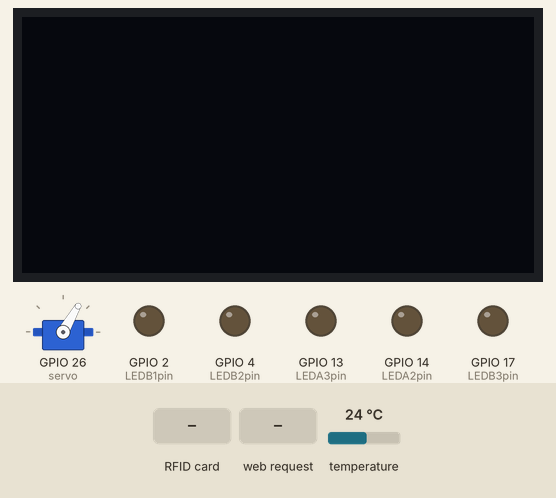
This program was run on a simulated ESP32. Shown: servo, 128×64 one-colour display, output pins drawn as LEDs (lit = HIGH). Inputs (shaded band) come from the test bench; at power-on: temperature 24 °C. WiFi joins after 1.5 s; servers stay silent unless stated; what the program prints to the serial monitor is not drawn.

Above: at 2.7 s.
2.8 s: RFID card AB 54 0D 41 held to the reader
At 3.8 s:
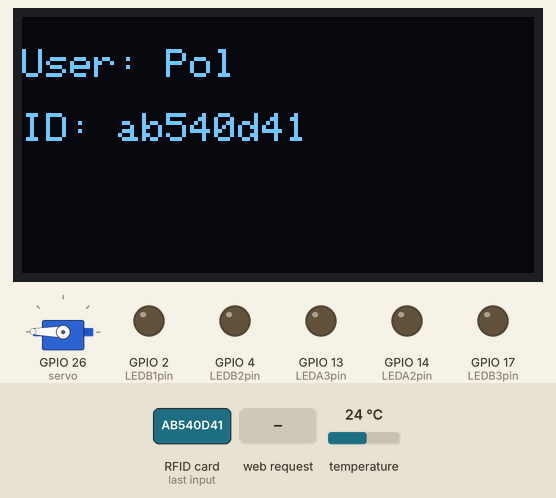
4.3 s: RFID card 11 22 33 44 55 held to the reader
At 4.7 s:
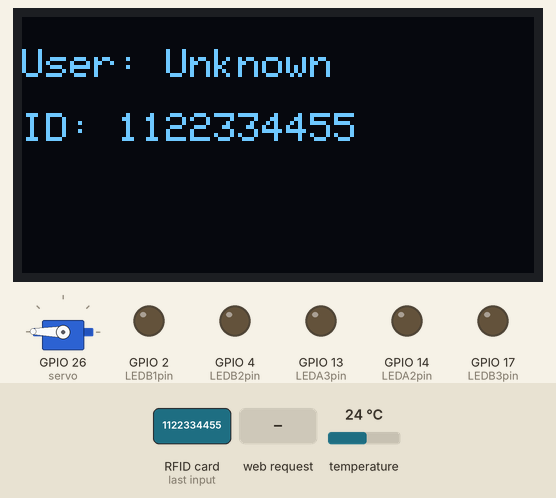
5.8 s: RFID card 5E 7A 19 C4 held to the reader
At 6.8 s:
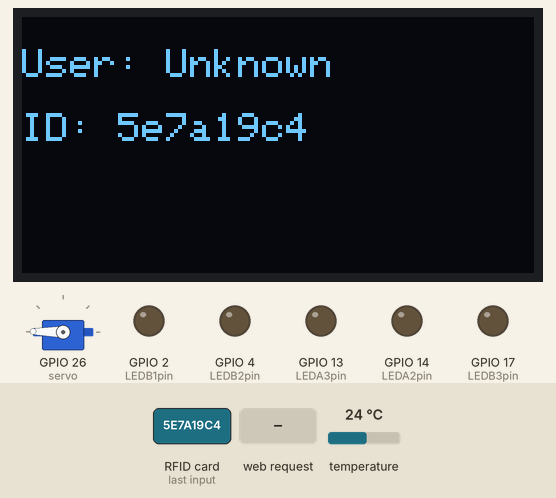
7.3 s: HTTP request GET /LedSectorAon received
At 7.6 s:
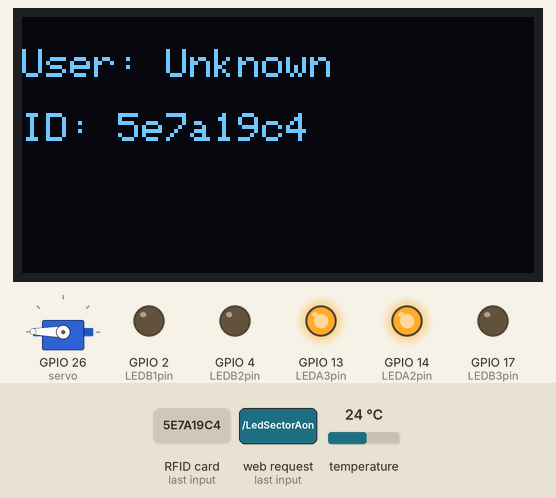
8.8 s: HTTP request GET /LedSectorBon received
At 9.3 s:
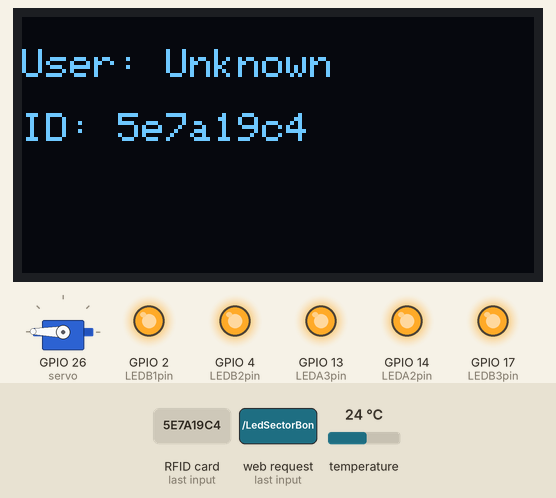
10.3 s: HTTP request GET /LedSectorAoff received
At 11.3 s:
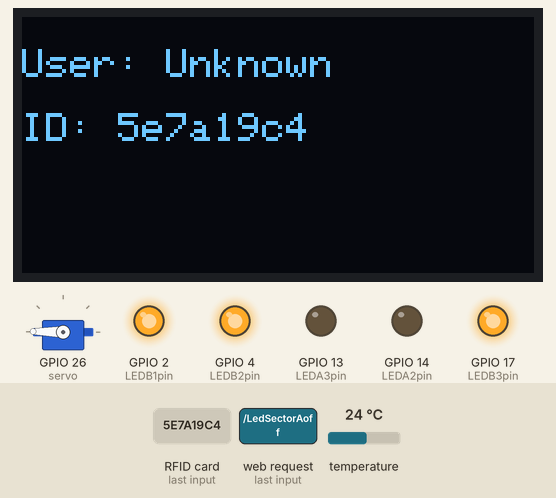
Timing chart, 0 to 12.8 s (numbered marks = the images above; inputs shaded):
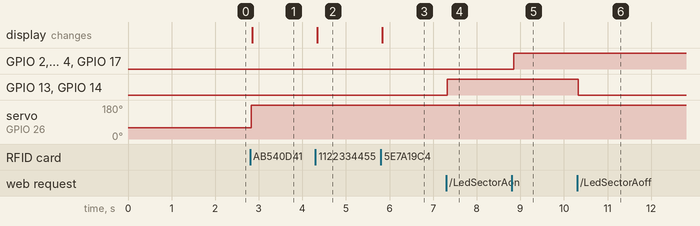

The program:

main.cpp
```cpp
/*
* Servidor web con ESP32
* Librerias necesarias para conectarnos a un entorno Wifi y poder configurar
* un servidor WEB
*/
#include <WiFi.h>
#include <WebServer.h>
#include <SPI.h>
#include <MFRC522.h>
#include <Wire.h>
#include <Adafruit_GFX.h>
#include <Adafruit_SSD1306.h>
#include <Adafruit_Sensor.h>
#include <Adafruit_BMP280.h>
#include <Servo.h>

/*
* Motor Servo SG90
*/
Servo servo;
int angle = 60;
bool EstadoPuerta = LOW;


/*
* Sensor BMP280
*/
Adafruit_BMP280 bmp280;
float temperatura;

/*
* Display
*/

#define SCREEN_WIDTH 128 // OLED display width, in pixels
#define SCREEN_HEIGHT 64 // OLED display height, in pixels
// Declaration for an SSD1306 display connected to I2C (SDA, SCL pins)
Adafruit_SSD1306 display(SCREEN_WIDTH, SCREEN_HEIGHT, &Wire, -1);


/*
  Pins para el lector RFID
*/
#define RST_PIN	27    //Pin 26 para el reset del RC522
#define SS_PIN	5   //Pin 5 para el SS (SDA) del RC522
MFRC522 mfrc522(SS_PIN, RST_PIN); //Creamos el objeto para el RC522
String targeta;


/* Añade tu SSID & Clave para acceder a tu Wifi */
const char* ssid = "TEST";  // Tu SSID
const char* password = "1122334455";  //Tu Clave

/*
    Declaramos un objeto de la libreria WebServer para poder acceder a sus funciones
    Y como parametro 80, que es el puerto estandar de todos los servicios WEB HTTP
*/
WebServer server(80);

/*
   Declaramos el estado inicial de los LEDs del ESP32
*/
bool LedSectorAStat = LOW;
uint8_t LEDA2pin = 14;
bool LEDA2Estado = LOW;
uint8_t LEDA3pin = 13;
bool LEDA3Estado = LOW;


bool LedSectorBStat = LOW;
uint8_t LEDB1pin = 2;
bool LEDB1Estado = LOW;
uint8_t LEDB2pin = 4;
bool LEDB2Estado = LOW;
uint8_t LEDB3pin = 17;
bool LEDB3Estado = LOW;

/*
   Aqui esta definido todo el HTML y el CSS del servidor WEB con ESP32
*/
String SendHTML(uint8_t LedSectorAStat, uint8_t LedSectorBStat, String targeta, float temperatura, uint8_t EstadoPuerta) {
  // Cabecera de todas las paginas WEB
  String ptr = "<!DOCTYPE html> <html>\n";

  // <meta> viewport. Para que la pagina se vea correctamente en cualquier dispositivo
  ptr += "<head><meta name=\"viewport\" content=\"width=device-width, initial-scale=1.0, user-scalable=no\">\n";
  ptr += "<title>Control LED</title>\n";

/*
 * El estilo de la pagina WEB, tipo de letra, tamaño, colores,
 * El estilos de los botones (las clases en CSS) y la definicion de como van a cambiar dependiendo de como
 * cambien los estado de los LEDs, color fondo etc
 */
  ptr += "<style>html { font-family: Helvetica; display: inline-block; margin: 0px auto;}\n";
  ptr += "body{margin-top: 50px;} h1 {color: #444444;margin: 50px auto 30px;} h3 {color: #444444;margin-bottom: 50px;}\n";
  ptr += "div#left{float: left; margin-left: 200px;}\n";
  ptr += "div#leftl{width: 300px; float: left; margin-left: 75px; margin-top: 20px;}\n";
  ptr += "div#right{float: right; margin-right: 200px;}\n";
  ptr += "div#rightr{width: 300px; float: right; margin-right: 75px; margin-top: 20px;}\n";
  ptr += "div#continuacio{clear: both;}\n";
  ptr += ".button {width: 50px;text-align: center;background-color: #3498db;border: none;color: white;padding: 13px 30px;text-decoration: none;font-size: 18px;cursor: pointer;margin: 0px auto 20px;border-radius: 4px;transition-duration: 0.4s;}\n";
  ptr += ".button-on {background-color: #3498db;}\n";
  ptr += ".button-on:active {background-color: #2980b9;}\n";
  ptr += ".button-off {background-color: #34495e;}\n";
  ptr += ".button-off:active {background-color: #2c3e50;}\n";
  ptr += "h1{text-align: center;}\n";
  ptr += "h3{text-align: center;}\n";
  ptr += "h5{font-size: 14px;color: #888;}\n";
  ptr += "h4{font-size: 16px; color #888; margin: 5px;}\n";
  ptr += "fieldset{text-align:center; color: black; border: solid 2px black;}\n";
  ptr += "p{float: left; margin-left: 50px; margin-right: 85px}\n";
  ptr += "</style>\n";
  ptr += "</head>\n";
  ptr += "<body>\n";
  /*
   * Encabezados de la pagina
   */
  ptr += "<div id=\"header\">\n";
  ptr += "<h1 align=\"center\">CASA</h1>\n";
  ptr += "<p><img src='https://lh3.googleusercontent.com/pw/AJFCJaVRWDJ4j-uNPBZANBcSTnUMzGjy8XL_0FHzj2-MYRR84BwW8pwHITB4-7dNBoj447y7HJxkfEmZ4VCqEKb2bVHnsCc-FmXq3ihvwbLNWfplw9CtzA7vA-yp488In4wueKANCu_QaOPMhVJD_gxhE32g_GUgauTaUWOm0WAPWvLAP4iTnlLtjyF_4cH7PL8yyIloDnl6i8ZeFvLiEkCDU35OyjZZCtE1w3x47E14ETa_MOkPL9m--G6SjAok-lglPFc6Fxujw3qa1h-l60hTEWR-qKg_bIVZSud2_rilvHfVga_nGS9UI2JmSItL2JyHfpedtFbNZ7vYhPzYB54ODQKfjCG9_GBm7G1yrPO7ybw1hDWwgTIxYCAExBdif1ImiOb8D_w-4Ojs0dPB6eEVcLvaM6MoTRM43tasLwnc_kIdQAM4r9fAd16PTDXE5pZgA-HOtmnY3TRdfNJoQzoCIKmJAarTb0lCUwqgjrixBAGtuWBC7KOp-EX3dxSClI914Ju984z9a4cwXTOVRQIwHdLElkNTInW222f7mpBgbTkSmQBsfcxP-jaYxc1zUDZC-zu3P8h4UoDyFTB6WYR4jBm2ifWJAYl_ST1ya3Fd6ksfWpuJJXt3eW0nfzkDun8eSFm3MN37qZhRHyLJirS0PzHHrm5Vndcq70tg-hlQhQOnroL5F3KftlcEVMaonnyPkpJWpqEFwFuOKhVP66UkgV79MQ3h94ihZ7oPcBIlbsoMtb-haJ9wkGCK5JDZtfwumrduqQWbY18xXfHeViTIhOFg0jiDg1-GsFdQj_aaFNWS_dBx09EPKaAyBegGFE44xzDFxxn_QgeRD3J3R8M2ZyqbUDYMUetiJ8CsjxMk5rPTxHg8coroB5b7mpBCVFYvGvK0pHDOlVQ_=w1621-h933-s-no?authuser=0' width=\"600\" height=\"300\"></p>\n";
  ptr += "<p><img src='https://lh3.googleusercontent.com/pw/AJFCJaXsi81TvsGtEWy91GqAYGXRzy7nhLSrEDwMfvfo2EfViuPNYj07y47e9fD5hOp2I09Xgywa6hnO4c1IUopY26w2-hSUFWVOmw_cW8WXm2WDnKVj5O_1-S0j0fRGZ15HYrGPFHu_lDf3Ow_qo1eJsJMaXdlwoOEkhPC3olpL013VmonB0qt0Ar8EsEmTMRbKVexJq4ZhmorziIV2eBxwWNCUeZ0OL1yeQQ6gyjYzj6GAbeGk_EyDFQ0dbPQ8cxkRhtGOlXHGEbTyZRte7iyVgp_uhElaynu9mkAsSLS_q8TKawCpIiofswkhu6CMc8HXkzTOpqaOU1z6PRBnMms5N7aeSKMv2YPtL_tL6QaR_5vlAyNJS1IbdHAMfnloYHi4NLdy83vFPO6uKZt-x7TZhYU5af4-FlMz6dx7xnu535Mqw9zTTfMQEpnc_scIT2SAsB3y60hHZP7L9nij1vRU0ECnpsaj9i1qcNa8NZD0VGR_iXiiqpXkVqfQ_sKyO_EgDJsf9IIiVAr9EENotx5fjM7wvFwWZkl4pEWo0F2NuZvcYMkm2kNBNAfsABxeGH3cJ7u2034-Hs7YmRbGgJJjLFI3FNugtAPh7v5E2oMKK53Lk8ypULKPoXApM2awIZr6-gY7KTzyCVkL6F3J_P4D-uCJjpwBM3hFKEBVnF9aAUoEDbit1wGFMEDHncY4t1DLCaH_Q4h_-YgOMNp48rh5t9m8pFyE5blKJ-Hqr1e-vhWIVoiX8co-aEtQyx7dCkKpXyde2pfbwA9d73UKzWsT165RbkCTY-b-2PCWUihWQTekXzGpDwHAcjYqUpXscymnysugwFC8febkE6l3JdDvTYYjnRq9M81B6IYY5STR2FkrhJurOBrhS4lOrGgxhoAOEcbEbr_7emGz=w1918-h933-s-no?authuser=0' width=\"600\" height=\"300\"></p>\n";
  ptr += "</div>\n";
/*
 * Aqui esta la inteligencia del servidor WEB con ESP32, dependiento de los parametros de la funcion SendHTML
 * modificara la vista de la pagina WEB,  llamaran a las clases "button-on y button-off" que cambian como
 * se muestran los datos en la pagina WEB
 */
if (targeta == "ab540d41")
{
  ptr += "<fieldset><fieldset><h4>Luces</h4></fieldset>\n";

  ptr += "<div id=\"left\">\n";
  ptr += "<h5>Led's Sector A</h5>\n";
  if (LedSectorAStat)
  {
    ptr += "<a class=\"button button-on\" href=\"/LedSectorAoff\">ON</a>";
  }
  else
  {
    ptr += "<a class=\"button button-off\" href=\"/LedSectorAon\">OFF</a>";
  }
  ptr += "</div>\n";

  ptr += "<div id=\"right\">\n";
  ptr += "<h5>Led's Sector B</h5>\n";
  if (LedSectorBStat)
  {
    ptr += "<a class=\"button button-on\" href=\"/LedSectorBoff\">ON</a>";
  }
  else
  {
    ptr += "<a class=\"button button-off\" href=\"/LedSectorBon\">OFF</a>";
  }
  ptr += "</div>\n";
  ptr += "</fieldset>\n";

  ptr += "<div id=\"leftl\">";
  ptr += "<fieldset><h4>Temperatura</h4></fieldset>\n";
  ptr += "<div id=\"leftl\">";
  ptr += "<a class=\"button button\" href=\"/Temp\">";
  ptr += temperatura;
  ptr += " C</a></div>\n";
  ptr += "</div>\n";

  ptr += "<div id=\"rightr\">\n";
  ptr += "<fieldset><h4>Puerta</h4></fieldset>\n";
  ptr += "<div id=\"leftl\">\n";
  if(EstadoPuerta)
  {
    ptr += "<a class=\"button button-on\" href=\"PuertaOff\">Abierta</a>";
  }
  else
  {
    ptr += "<a class=\"button button-off\" href=\"PuertaOn\">Cerrada</a>";
  }
  ptr +="</div>\n";

}
else
{
  ptr += "<fieldset><h4>Targeta no reconeguda</fieldset>";
}
  ptr += "</body>\n";
  ptr += "</html>\n";
  return ptr;
}


/*
   Todos las siguientes funciones ejecutan tres tareas:
   1 Cambian de estado las variables  de los LED
   2 Muestran por el monitor Serial de Arduino IDE, informacion relevante al estado de los LED
   3 Actualizan la vista de la pagina del servidor WEB con ESP32, envia al navegador un codigo 200 indican el exito
   de la conexion y llama a otra funcion SendHTML con dos parametros que modificaran la pagina
   del servidor WEB con Arduino.
*/

void handle_PuertaOn() {
  EstadoPuerta = HIGH;
  server.send(200, "text/html", SendHTML(LedSectorAStat, LedSectorBStat, targeta, temperatura, true)); // 3
}

void handle_PuertaOff() {
  EstadoPuerta = LOW;
  server.send(200, "text/html", SendHTML(LedSectorAStat, LedSectorBStat, targeta, temperatura, false)); // 3
}

void handle_Temp(){
  if(bmp280.takeForcedMeasurement()){
    temperatura=bmp280.readTemperature();
  }
  server.send(200, "text/html", SendHTML(LedSectorAStat, LedSectorBStat, targeta, temperatura, EstadoPuerta)); // 3
}

void handle_OnConnect() {
  LEDA2Estado = LOW; // 1
  LEDA3Estado = LOW;
  LEDB1Estado = LOW;
  LEDB2Estado = LOW;
  LEDB3Estado = LOW;
  LedSectorAStat = LOW;
  LedSectorBStat = LOW;
  if(bmp280.takeForcedMeasurement()){
    temperatura = bmp280.readTemperature();
  }
  server.send(200, "text/html", SendHTML(LedSectorAStat, LedSectorBStat, targeta, temperatura, EstadoPuerta)); // 3
}

void handle_LedSectorAon() {
  LEDA2Estado = HIGH; // 1
  LEDA3Estado = HIGH;
  LedSectorAStat = HIGH;
  if(bmp280.takeForcedMeasurement()){
    temperatura = bmp280.readTemperature();
  }
  server.send(200, "text/html", SendHTML(true, LedSectorBStat, targeta, temperatura, EstadoPuerta)); //3
}

void handle_LedSectorAoff() {
  LEDA2Estado = LOW; // 1
  LEDA3Estado = LOW;
  LedSectorAStat = LOW;
  if(bmp280.takeForcedMeasurement()){
    temperatura = bmp280.readTemperature();
  }
  server.send(200, "text/html", SendHTML(false, LedSectorBStat, targeta, temperatura, EstadoPuerta));
}

void handle_LedSectorBon() {
  LEDB1Estado = HIGH;
  LEDB2Estado = HIGH;
  LEDB3Estado = HIGH;
  LedSectorBStat = HIGH;
  if(bmp280.takeForcedMeasurement()){
    temperatura = bmp280.readTemperature();
  }
  server.send(200, "text/html", SendHTML(LedSectorAStat, true, targeta, temperatura, EstadoPuerta));
}

void handle_LedSectorBoff() {
  LEDB1Estado = LOW;
  LEDB2Estado = LOW;
  LEDB3Estado = LOW;
  LedSectorBStat = LOW;
  if(bmp280.takeForcedMeasurement()){
    temperatura = bmp280.readTemperature();
  }
  server.send(200, "text/html", SendHTML(LedSectorAStat, false, targeta, temperatura, EstadoPuerta));
}

void handle_NotFound() {
  server.send(404, "text/plain", "La pagina no existe");
}

void setup() {
  /*
   * Declaracion de la velocidad de comunicacion entre Arduino IDE y ESP32
   * Configura el comportamiento de los pines
   */
  Serial.begin(115200);
  pinMode(LEDA2pin, OUTPUT);
  pinMode(LEDA3pin, OUTPUT);
  pinMode(LEDB1pin, OUTPUT);
  pinMode(LEDB2pin, OUTPUT);
  pinMode(LEDB3pin, OUTPUT);
/*
* BUS SPI del RFID
*/
  SPI.begin();
  mfrc522.PCD_Init();

/*
* Configuracio Motor Porta
*/
servo.attach(26);
servo.write(angle);


/*
* Configuracion del Display
*/
if(!display.begin(SSD1306_SWITCHCAPVCC, 0x3C)) { // Address 0x3D for 128x64
    Serial.println(F("SSD1306 allocation failed"));
    for(;;);
  }
  display.clearDisplay();

/*
* configuracio BMP280
*/
if (!bmp280.begin(0x76,0x58)) {
Serial.println("Could not find a valid BMP280 sensor, check wiring!");
while (1);
}
bmp280.setSampling(Adafruit_BMP280::MODE_FORCED,     // Operating Mode.
                   Adafruit_BMP280::SAMPLING_X2,     // Temp. oversampling
                   Adafruit_BMP280::SAMPLING_X16,    // Pressure oversampling
                   Adafruit_BMP280::FILTER_X16,      // Filtering.
                   Adafruit_BMP280::STANDBY_MS_500); // Standby time.

/*
 * Configuracion de la conexion a la Wifi de tu casa
 */
  WiFi.mode(WIFI_STA);
  WiFi.begin(ssid, password);
  Serial.println("");

  // Wait for connection
  while (WiFi.status() != WL_CONNECTED) {
    delay(500);
    Serial.print(".");
  }
  Serial.println("");
  Serial.print("Conectado a ");
  Serial.println(ssid);
  Serial.print("Direccion IP: ");
  Serial.println(WiFi.localIP());
/*
 * Para procesar las solicitudes HTTP necesitamos definir el codigo que debe de ejecutar en
 * cada estado. Para ello utilizamos el metodo "on" de la libreria WebServer que hemos
 * habilitador en la linea 13 de este codigo
 * 1 El primero se ejecuta cuando te conectas al Servidor WEB con ESP32 http://la_ip_del_esp32/
 * 2 Los 4 siguientes procesan los 2 estados que puede tener cada LED ON/OFF
 * 3 El ultimo gestiona los errores por ejemplo si pones http://la_ip_del_esp32/holaquetal
 * esta pagina no existe, por lo tanto actualizara la pagina WEB con un mensaje de error
 */
  server.on("/", handle_OnConnect); // 1
  server.on("/LedSectorAon", handle_LedSectorAon); // 2
  server.on("/LedSectorAoff", handle_LedSectorAoff); // 2
  server.on("/LedSectorBon", handle_LedSectorBon); // 2
  server.on("/LedSectorBoff", handle_LedSectorBoff); // 2
  server.on("/Temp", handle_Temp); //2
  server.on("/PuertaOn", handle_PuertaOn); //2
  server.on("/PuertaOff", handle_PuertaOff); //2
  server.onNotFound(handle_NotFound); // 3
/*
 * Arrancamos el Servicio WEB
 */
  server.begin();
  Serial.println("Servidor HTTP iniciado");

}
/*
 * Para gestionar las la peticiones HTTP es necesario llamar al metodo "handleClient"
 * de la libreria WebServer que se encarga de recibir las peticiones y lanzar las fuciones
 * de callback asociadas tipo "handle_led1on()" "handle_led2on()" etc
 * Tambien ejecutan el cambio de estado de los pines y por lo tanto hacen que los
 * LEDs se enciendan o apaguen
 */
void loop() {
  server.handleClient();

	// Revisamos si hay nuevas tarjetas  presentes
	if ( mfrc522.PICC_IsNewCardPresent())
        {
  		//Seleccionamos una tarjeta
            if ( mfrc522.PICC_ReadCardSerial())
            {
              String tar;
              tar = "";
              targeta = "";
                  // Enviamos serialemente su UID
                  for (byte i = 0; i < mfrc522.uid.size; i++) {
                          tar += String(mfrc522.uid.uidByte[i] < 0x10 ? " 0" : " ");
                          tar += String(mfrc522.uid.uidByte[i], HEX);

                  }
                  Serial.println();
                  for (int i = 0; i < tar.length(); i++)
                  {
                    if(tar[i] == ' '){}
                    else {
                      targeta += tar[i];
                    }
                  }
                  if(bmp280.takeForcedMeasurement()){
                    temperatura = bmp280.readTemperature();
                  }
                  // Terminamos la lectura de la tarjeta  actual
                  mfrc522.PICC_HaltA();
                  display.setTextSize(1);
                  display.setTextColor(WHITE);
                  display.setCursor(0,0);

                  display.print("\nUser: ");
                  if(targeta == "ab540d41"){
                    display.println("Pol");
                    for(angle; angle < 180; angle++){
                      servo.write(angle);
                    }
                    EstadoPuerta = HIGH;
                  }
                  else {
                    display.println("Unknown");
                  }
                  server.send(200, "text/html", SendHTML(LedSectorAStat, LedSectorBStat, targeta, temperatura, EstadoPuerta));
                  display.print("\nID: ");
                  display.println(targeta);

                  display.display();
                  display.clearDisplay();
            }
	}

  if(EstadoPuerta) {
    for(angle; angle < 180; angle++){
      servo.write(angle);
    }
  }
  else{
    for(angle; angle > 60; angle--){
      servo.write(angle);
    }
  }

  if (LedSectorAStat)
  {
    digitalWrite(LEDA2pin, HIGH);
    digitalWrite(LEDA3pin, HIGH);
  }
  else
  {
    digitalWrite(LEDA2pin, LOW);
    digitalWrite(LEDA3pin, LOW);
  }

  if (LedSectorBStat)
  {
    digitalWrite(LEDB1pin, HIGH);
    digitalWrite(LEDB2pin, HIGH);
    digitalWrite(LEDB3pin, HIGH);
  }
  else
  {
    digitalWrite(LEDB1pin, LOW);
    digitalWrite(LEDB2pin, LOW);
    digitalWrite(LEDB3pin, LOW);
  }
}
```

Measured:
- after the input at 2.8 s, servo on GPIO 26 (servo): 60° → 179° at once; the display: changes after 0.05 s (image 1)
- after the input at 4.3 s, the display: changes at once (image 2)
- after the input at 5.8 s, the display: changes at once (image 3)
- after the input at 7.3 s, GPIO 13 (LEDA3pin), GPIO 14 (LEDA2pin): LOW → HIGH at once
- after the input at 8.8 s, GPIO 2 (LEDB1pin), GPIO 4 (LEDB2pin), GPIO 17 (LEDB3pin): LOW → HIGH at once
- after the input at 10.3 s, GPIO 13 (LEDA3pin), GPIO 14 (LEDA2pin): HIGH → LOW at once
